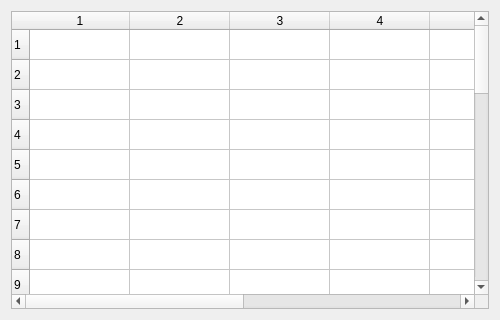
<?xml version="1.0" encoding="UTF-8"?>
<ui version="4.0"><class>Dialog</class><widget class="QDialog" name="Dialog"><property name="geometry"><rect><x>0</x><y>0</y><width>500</width><height>320</height></rect></property><property name="windowTitle"><string>Scroll both_30x8</string></property><layout class="QVBoxLayout" name="verticalLayout"><property name="leftMargin"><number>11</number></property><property name="topMargin"><number>11</number></property><property name="rightMargin"><number>11</number></property><property name="bottomMargin"><number>11</number></property><property name="spacing"><number>6</number></property><item><widget class="QTableWidget" name="table"><property name="rowCount"><number>30</number></property><property name="columnCount"><number>8</number></property></widget></item></layout></widget></ui>
